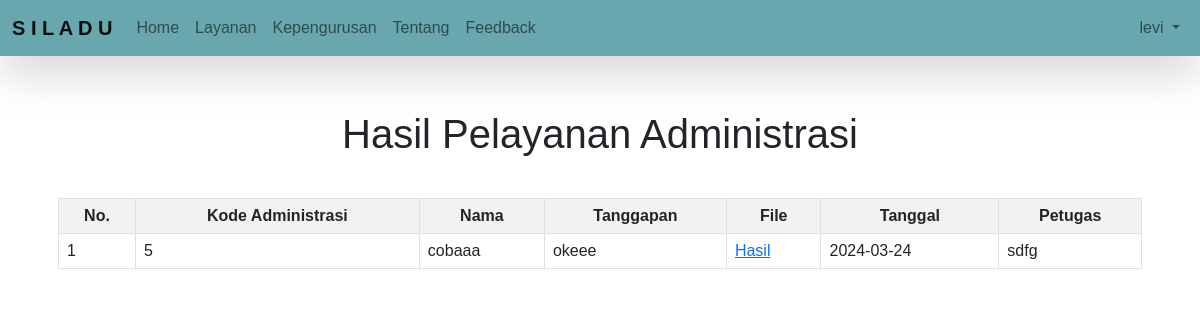
The page /petugas/hasil_administrasi.php (signed in) on the database its author committed.
### tables this page shows
CREATE TABLE `hasil_administrasi` (
  `id` int(11) NOT NULL,
  `administrasiId` int(11) NOT NULL,
  `nama` varchar(100) NOT NULL,
  `deskripsi` text NOT NULL,
  `file` varchar(255) NOT NULL,
  `tanggal` date NOT NULL,
  `petugas` varchar(100) NOT NULL
);

### petugas/hasil_administrasi.php (the view, shortened to what this page needs)
<?php
include "../koneksi.php";
?>
<!DOCTYPE html>
<html lang="en">
<head>
    <link rel="stylesheet" href="https://cdnjs.cloudflare.com/ajax/libs/font-awesome/6.1.1/css/all.min.css">
    <link rel="stylesheet" href="https://cdn.jsdelivr.net/npm/bootstrap@5.0.2/dist/css/bootstrap.min.css" rel="stylesheet">
</head>
<body>
    <nav class="navbar navbar-expand-lg navbar-light shadow-lg fixed-top" style="background-color: #68A7AD;">
        <div class="container-fluid">
            <a class="navbar-brand" href="../home.php">S I L A D U</a>
            <div class="collapse navbar-collapse" id="navbarText">
                <ul class="navbar-nav me-auto mb-2 mb-lg-0">
                    <li class="nav-item">
                        <a class="nav-link" aria-current="page" href="../home.php">Home</a>
                    </li>
                    <li class="nav-item layanan">
                        <a class="nav-link" href="#" aria-current="page">Layanan</a>
                    </li>
                    <li class="nav-item kepengurusan">
                        <a class="nav-link" aria-current="page" href="../petugas/kepengurusan/staff.php">Kepengurusan</a>
                    </li>
                    <li class="nav-item about">
                        <a class="nav-link" href="../home.php#tentang">Tentang</a>
                    </li>
                    <li class="nav-item feedback">
                        <a class="nav-link" href="../pengguna/feedback.php">Feedback</a>
                    </li>
                </ul>
                <span class="navbar-profile">
                    <ul class="navbar-nav me-auto mb-2 mb-lg-0">
                        <li class="nav-item dropdown">
                            <a class="nav-link dropdown-toggle" href="#" id="navbarDropdownMenuLink" role="button" data-bs-toggle="dropdown" aria-expanded="false">
                                <?php $username = $_SESSION['username'];
                                echo "$username"; ?>
                            </a>
                        </li>
                    </ul>
                </span>
            </div>
        </div>
    </nav>
    <h1 style="padding-top: 30px;"> Hasil Pelayanan Administrasi</h1>
    <div class="container-fluid hasil">
        <div class="card-wrap mt-4">
            <div class="card-body">
                <table class="table table-bordered table-striped">
                    <tr class="text-center">
                        <th>No.</th>
                        <th>Kode Administrasi</th>
                        <th>Nama</th>
                        <th>Tanggapan</th>
                        <th>File</th>
                        <th>Tanggal</th>
                        <th>Petugas</th>
                    </tr>
                    <?php
                    $no = 1;
                    if ($_SESSION['level'] == "petugas") {
                        $a = mysqli_query($koneksi, "SELECT * FROM hasil_administrasi");
                    } elseif ($_SESSION['level'] == "warga") {
                        $a = mysqli_query($koneksi, "SELECT * FROM hasil_administrasi WHERE nama= '$_SESSION[nama]' ");
                    }
                    while ($tampil = mysqli_fetch_array($a)) : ?>
                        <tr>
                            <td><?= $no++ ?></td>
                            <td><?= $tampil['administrasiId'] ?></td>
                            <td><?= $tampil['nama'] ?></td>
                            <td><?= $tampil['deskripsi'] ?></td>
                            <td><a href="downloadfile.php?admin=<?= $tampil['file']; ?>">Hasil</a></td>
                            <td><?= $tampil['tanggal'] ?></td>
                            <td><?= $tampil['petugas'] ?></td>
                        </tr>
                    <?php endwhile; ?>
                </table>
            </div>
        </div>
    </div>
</body>
</html>

### petugas/hasil_administrasi.php (style rules this page uses)
h1 { margin-top: 80px; text-align: center; }
body { font-family: 'Poppins', sans-serif; }
.navbar-brand { font-weight: bold; color: #cdc2ae; }
.hasil { width: 95%; }

### rows shown on the page
hasil_administrasi: administrasiId "5", nama "cobaaa", deskripsi "okeee", tanggal "2024-03-24", petugas "sdfg"

### other values the page prints
$username "levi"
